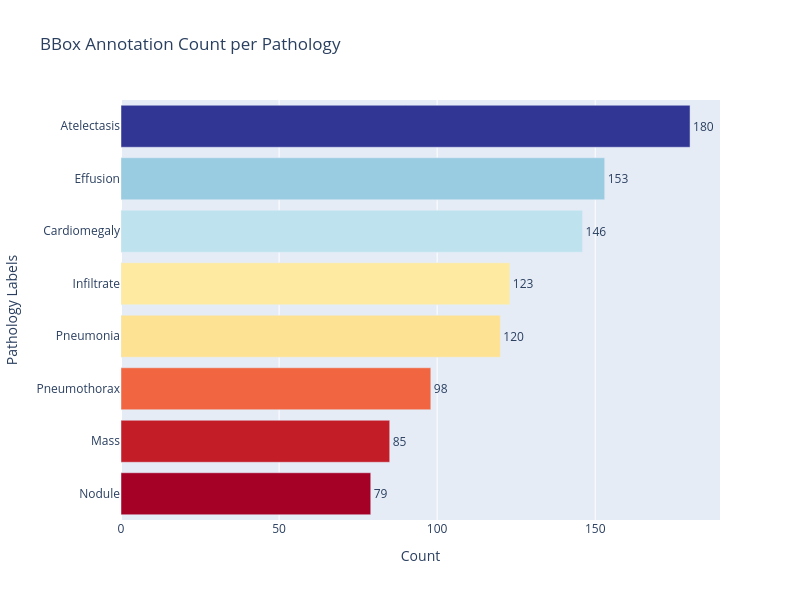

Notebook source saved alongside this figure:
### Code cell
bbox_findings = bbox_df['Finding Label'].value_counts().sort_values()
print(bbox_findings)

fig = px.bar(x=bbox_findings.values, 
             y=bbox_findings.index,
             orientation='h', 
             text=bbox_findings.values,
             title='BBox Annotation Count per Pathology',
             labels={'x': 'Count', 'y': 'Pathology Labels'},
             color=bbox_findings.values, 
             color_continuous_scale='RdYlBu'             
             )
fig.update_traces(textposition='outside')
fig.update_layout(width=800, height=600, coloraxis_showscale=False)
fig.show()

### Figure 1 — Plotly figure (JSON) as saved in the notebook; plotly's stock layout.template omitted (floating-point values rounded to 4 significant figures)
{"data": [{"hovertemplate": "Count=%{x}<br>Pathology Labels=%{y}<br>text=%{text}<br>color=%{marker.color}<extra></extra>", "legendgroup": "", "marker": {"color": [79, 85, 98, 120, 123, 146, 153, 180], "coloraxis": "coloraxis", "pattern": {"shape": ""}}, "name": "", "orientation": "h", "showlegend": false, "text": [79.0, 85.0, 98.0, 120.0, 123.0, 146.0, 153.0, 180.0], "textposition": "outside", "type": "bar", "x": [79, 85, 98, 120, 123, 146, 153, 180], "xaxis": "x", "y": ["Nodule", "Mass", "Pneumothorax", "Pneumonia", "Infiltrate", "Cardiomegaly", "Effusion", "Atelectasis"], "yaxis": "y"}], "layout": {"barmode": "relative", "coloraxis": {"colorbar": {"title": {"text": "color"}}, "colorscale": [[0, "rgb(165,0,38)"], [0.1, "rgb(215,48,39)"], [0.2, "rgb(244,109,67)"], [0.3, "rgb(253,174,97)"], [0.4, "rgb(254,224,144)"], [0.5, "rgb(255,255,191)"], [0.6, "rgb(224,243,248)"], [0.7, "rgb(171,217,233)"], [0.8, "rgb(116,173,209)"], [0.9, "rgb(69,117,180)"], [1, "rgb(49,54,149)"]], "showscale": false}, "height": 600, "legend": {"tracegroupgap": 0}, "title": {"text": "BBox Annotation Count per Pathology"}, "width": 800, "xaxis": {"anchor": "y", "domain": [0, 1], "title": {"text": "Count"}}, "yaxis": {"anchor": "x", "domain": [0, 1], "title": {"text": "Pathology Labels"}}}}
